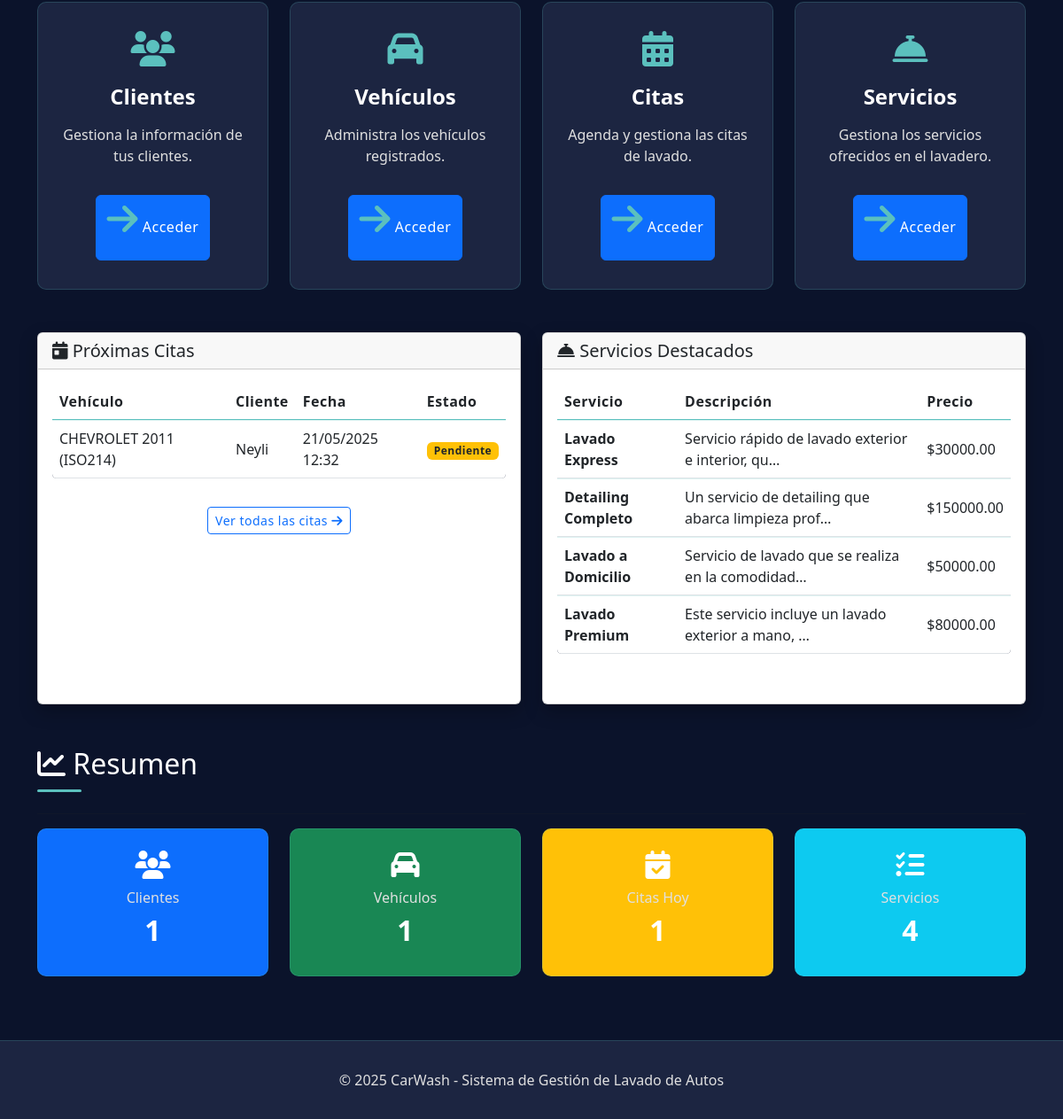
Before: / (lower part) with the older database file.
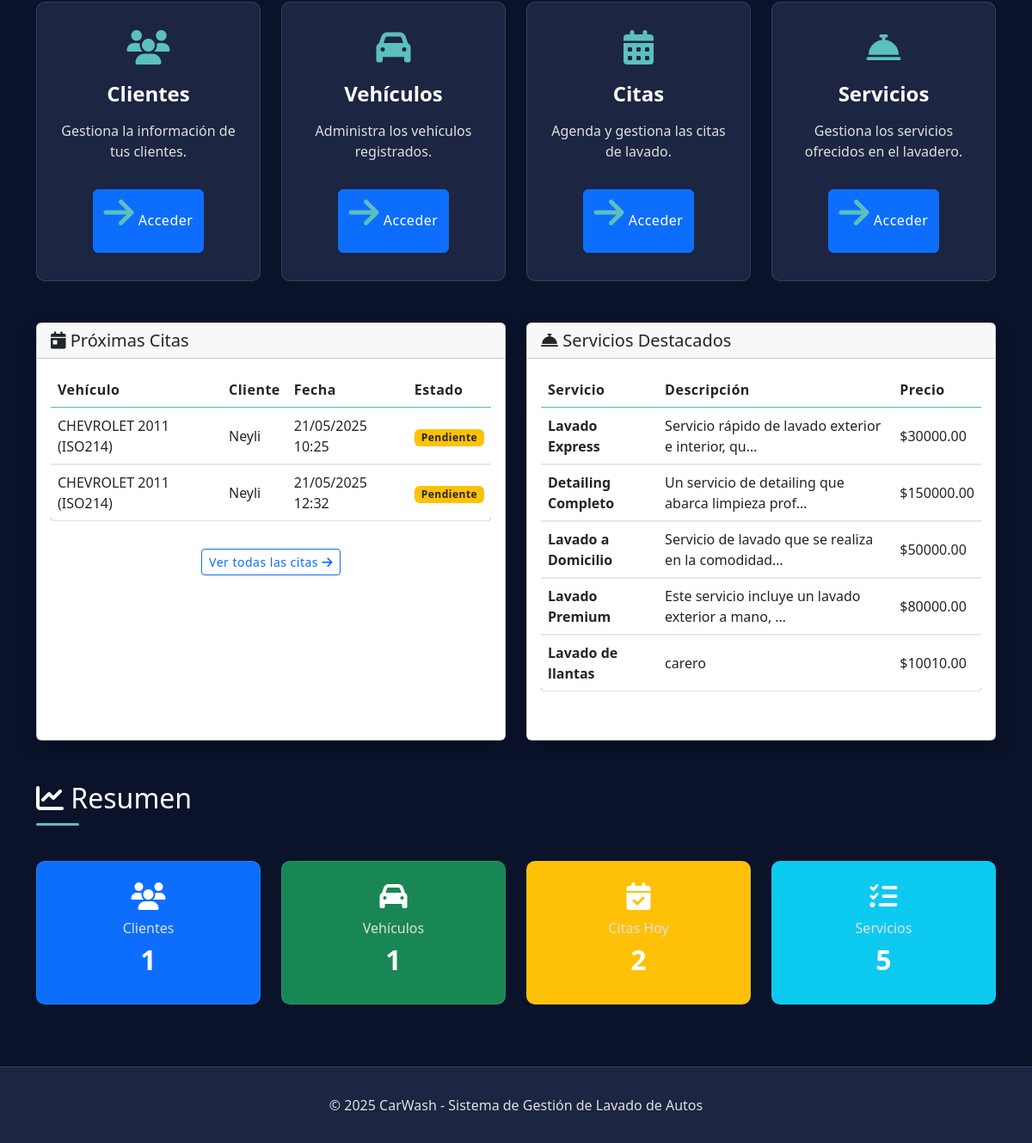
After: the same page with the newer database file.
### DbWash/models.py (models this page shows, shortened)
class Cita(models.Model):
    ESTADO_CHOICES = [
        ('Pendiente', 'Pendiente'),
        ('En proceso', 'En proceso'),
        ('Completada', 'Completada'),
        ('Cancelada', 'Cancelada'),
    ]
    vehiculo = models.ForeignKey(Vehiculo, on_delete=models.CASCADE)
    empleado = models.ForeignKey(Empleado, on_delete=models.CASCADE)
    fecha_hora = models.DateTimeField(null=False)
    servicios = models.ManyToManyField(servicio)
    estado = models.CharField(max_length=20, choices=ESTADO_CHOICES, default='Pendiente')
    notas = models.TextField(null=True, blank=True)
    fecha_creacion = models.DateTimeField(default=timezone.now)

class Vehiculo(models.Model):
    cliente = models.ForeignKey(Cliente, on_delete=models.CASCADE)
    placa = models.CharField(max_length=10, null=False)
    marca = models.CharField(max_length=50, null=False)
    modelo = models.CharField(max_length=50, null=False)
    color = models.CharField(max_length=30, null=False)
    tipo = models.CharField(max_length=30, null=False)
    def __str__(self):
        return f"{self.marca} {self.modelo} ({self.placa})"

class Cliente(models.Model):
    nombre = models.CharField(max_length=100, null=False)
    cedula = models.CharField(max_length=15, null=False)
    direccion = models.CharField(max_length=200, null=False)
    telefono = models.CharField(max_length=15, null=False)
    correo = models.EmailField(max_length=100, null=False)
    def __str__(self):
        return self.nombre

class servicio(models.Model):
    nombre = models.CharField(max_length=100, null=False)
    precio = models.DecimalField(max_digits=10, decimal_places=2, null=False)
    descripcion = models.TextField(null=True, blank=True)

### CarWash/views.py (the view)
# urls.py: path('', views.index, name='index'),
def index(request):
    citas = Cita.objects.filter(estado='Pendiente').order_by('fecha_hora')[:5]
    servicios = servicio.objects.all()[:5]
    clientes_count = Cliente.objects.count()
    vehiculos_count = Vehiculo.objects.count()
    citas_hoy = Cita.objects.filter(fecha_hora__date=date.today()).count()
    servicios_count = servicio.objects.count()
    context = {
        'citas': citas,
        'servicios': servicios,
        'clientes_count': clientes_count,
        'vehiculos_count': vehiculos_count,
        'citas_hoy': citas_hoy,
        'servicios_count': servicios_count
    }
    return render(request, 'index.html', context)

### templates/index.html (shortened to what the changed rows need)
{% extends "layouts/base.html" %}
{% block content %}
    <div class="row mb-4">
        <div class="col-md-6 mb-4">
            <div class="card h-100">
                <div class="card-body">
                    {% if citas %}
                        <div class="table-responsive">
                            <table class="table table-hover">
                                <thead>
                                    <tr>
                                        <th>Vehículo</th>
                                        <th>Cliente</th>
                                        <th>Fecha</th>
                                        <th>Estado</th>
                                    </tr>
                                </thead>
                                <tbody>
                                    {% for cita in citas %}
                                        <tr>
                                            <td>{{ cita.vehiculo }}</td>
                                            <td>{{ cita.vehiculo.cliente }}</td>
                                            <td>{{ cita.fecha_hora|date:"d/m/Y H:i" }}</td>
                                            <td>
                                                {% if cita.estado == 'Completada' %}
                                                    <span class="badge bg-success">{{ cita.estado }}</span>
                                                {% elif cita.estado == 'Pendiente' %}
                                                    <span class="badge bg-warning text-dark">{{ cita.estado }}</span>
                                                {% elif cita.estado == 'En proceso' %}
                                                    <span class="badge bg-info">{{ cita.estado }}</span>
                                                {% else %}
                                                    <span class="badge bg-danger">{{ cita.estado }}</span>
                                                {% endif %}
                                            </td>
                                        </tr>
                                    {% endfor %}
                                </tbody>
                            </table>
                        </div>
                    {% endif %}
                </div>
            </div>
        </div>
        <div class="col-md-6 mb-4">
            <div class="card h-100">
                <div class="card-body">
                    {% if servicios %}
                        <div class="table-responsive">
                            <table class="table table-hover">
                                <thead>
                                    <tr>
                                        <th>Servicio</th>
                                        <th>Descripción</th>
                                        <th>Precio</th>
                                    </tr>
                                </thead>
                                <tbody>
                                    {% for servicio in servicios %}
                                        <tr>
                                            <td><strong>{{ servicio.nombre }}</strong></td>
                                            <td>{{ servicio.descripcion|truncatechars:50 }}</td>
                                            <td>${{ servicio.precio }}</td>
                                        </tr>
                                    {% endfor %}
                                </tbody>
                            </table>
                        </div>
                    {% else %}
                        <div class="text-center py-4">
                            <i class="fas fa-tools fa-3x mb-3 text-muted"></i>
                            <p>No hay servicios registrados</p>
                        </div>
                    {% endif %}
                </div>
            </div>
        </div>
    </div>
    <div class="row">
        <div class="col-12">
            <h2 class="section-title"><i class="fas fa-chart-line"></i> Resumen</h2>
        </div>
        <div class="col-md-3 col-sm-6 mb-4">
            <div class="stat-card bg-warning text-white">
                <div class="stat-card-body">
                    <i class="fas fa-calendar-check text-white"></i>
                    <h5>Citas Hoy</h5>
                    <h3 class="text-white">{{ citas_hoy|default:"0" }}</h3>
                </div>
            </div>
        </div>
        <div class="col-md-3 col-sm-6 mb-4">
            <div class="stat-card bg-info text-white">
                <div class="stat-card-body">
                    <i class="fas fa-tasks text-white"></i>
                    <h5>Servicios</h5>
                    <h3 class="text-white">{{ servicios_count|default:"0" }}</h3>
                </div>
            </div>
        </div>
    </div>
{% endblock %}

Changed rows visible on the page:
added Cita: vehiculo "CHEVROLET 2011 (ISO214)", vehiculo.cliente "Neyli", fecha_hora "21/05/2025 10:25", estado "Pendiente"
added servicio: nombre "Lavado de llantas", descripcion "carero", precio "10010.00"
Other visible differences:
{{ citas_hoy|default:"0" }}: "1" → "2"
{{ servicios_count|default:"0" }}: "4" → "5"
